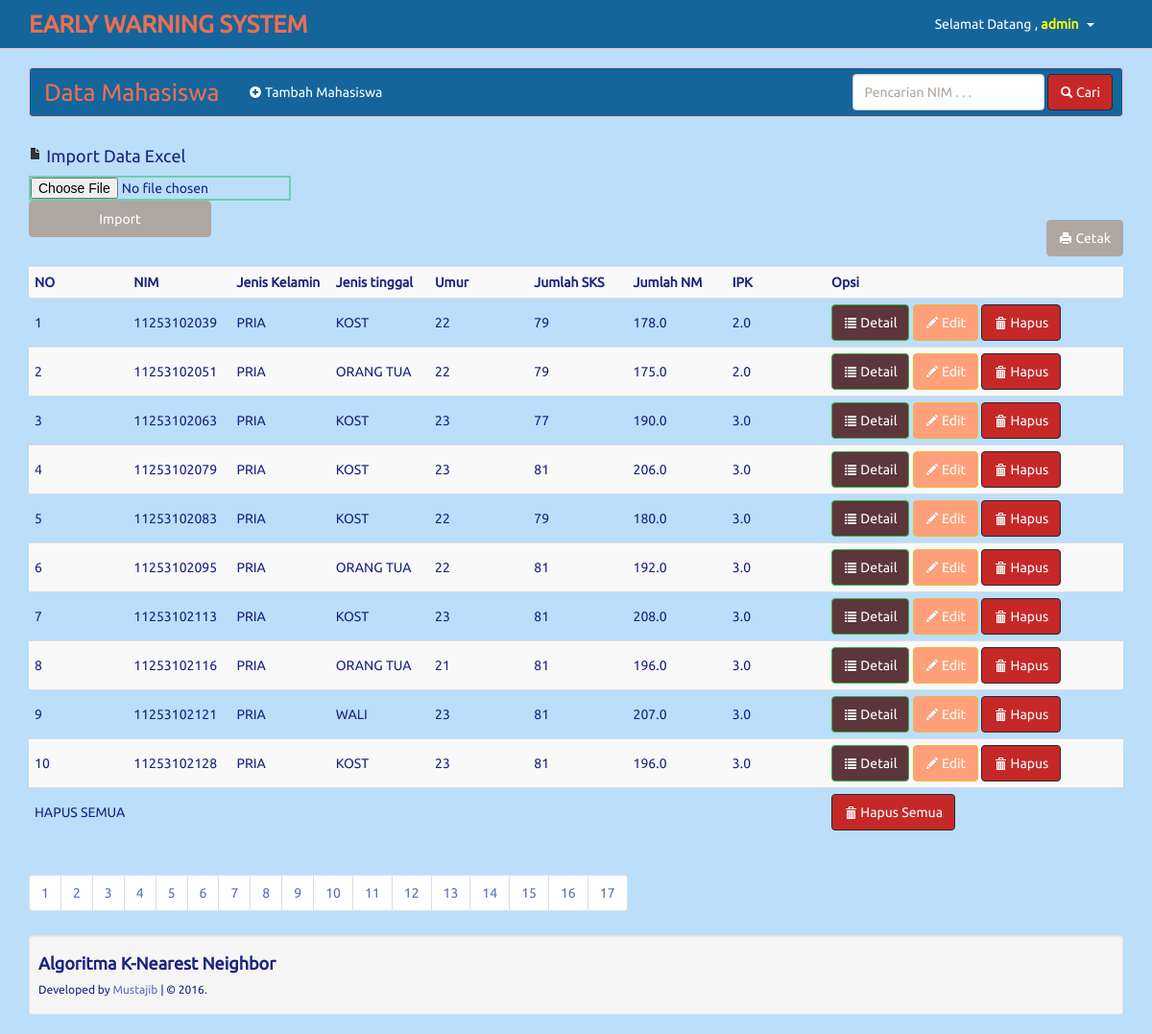
/admin/mahasiswa.php?page=2 (signed in), run on the app's committed database.
### tables this page shows
CREATE TABLE IF NOT EXISTS `mahasiswa` (
  `nim` varchar(15) NOT NULL,
  `Jenis_Kelamin` varchar(20) NOT NULL,
  `Jenis_Tinggal` varchar(40) NOT NULL,
  `Umur` int(3) NOT NULL,
  `Jumlah_NM` decimal(4,1) NOT NULL,
  `Jumlah_SKS` int(3) NOT NULL,
  `IPK` decimal(4,1) NOT NULL,
  `Nilai` varchar(20) NOT NULL,
  PRIMARY KEY (`nim`)
);

### admin/mahasiswa.php (the view, shortened to what this page needs)
<?php include 'header.php'; ?>
<div class="clearfix">
<div class="row">
  <div class="col-lg-12">
	<div class="navbar navbar-inverse">
		<div class="container">
			<div class="navbar-header">
				<a class="navbar-brand" href="http://localhost/KNN/admin/mahasiswa.php"> Data Mahasiswa</a>
			</div>
		<div class="navbar-collapse collapse navbar-inverse-collapse" style="margin-right: -20px">
			<ul class="nav navbar-nav">
				<li><a data-toggle="modal" data-target="#myModal"><i class="icon-plus-sign icon-white"> </i> Tambah Mahasiswa</a></li>
			</ul>
			<ul class="nav navbar-nav navbar-right">
				<form class="navbar-form navbar-left" method="get" action="cari_mahasiswa.php">
					<input type="text" class="form-control" name="cari" style="width: 200px" placeholder="Pencarian NIM . . ." required>
					<button type="submit" class="btn btn-danger"><i class="icon-search icon-white"> </i> Cari</button>
				</form>
			</ul>
		</div>
		</div>
	</div>
  </div>
</div>
<form method="post" action="import-mahasiswa.php" enctype="multipart/form-data">
<h4><span class="icon-file icon-black"></span>  Import Data Excel</h4> <input style='border:2px solid #6bd0b4;' type="file" name="userfile"/>
<input class="btn btn-default col-md-2 " type="submit" name="upload" value="Import">
</form>
<br/>
<?php
$per_hal=10;
$jumlah_record=mysql_query("SELECT COUNT(*) from mahasiswa");
$jum=mysql_result($jumlah_record, 0);
$halaman=ceil($jum / $per_hal);
$page = (isset($_GET['page'])) ? (int)$_GET['page'] : 1;
$start = ($page - 1) * $per_hal;
?>
	<a style="margin-bottom:10px" href="laporan.php" target="_blank" class="btn btn-default pull-right"><span class='icon-print icon-white'></span>  Cetak</a>
</div>
<table class="table table-striped table-hover">
	<tr>
		<th class="col-md-1">NO</th>
		<th class="col-md-1">NIM</th>
		<th class="col-md-1">Jenis Kelamin</th>
		<th class="col-md-1">Jenis tinggal</th>
		<th class="col-md-1">Umur</th>
		<th class="col-md-1">Jumlah SKS</th>
<th class="col-md-1">Jumlah NM</th>
	<th class="col-md-1">IPK</th>
		<th class="col-md-3">Opsi</th>
	</tr>
	<?php
	if(isset($_GET['cari'])){
		$cari=mysql_real_escape_string($_GET['cari']);
		$mahasiswa=mysql_query("select * from mahasiswa where nim like '$cari'");
	}else{
		$mahasiswa=mysql_query("select * from mahasiswa limit $start, $per_hal");
	}
	$no=1;
	while($b=mysql_fetch_array($mahasiswa)){
		?>
		<tr>
			<td><?php echo $no++ ?></td>
			<td><?php echo $b['nim'] ?></td>
			<td><?php echo $b['Jenis_Kelamin'] ?></td>
			<td><?php echo $b['Jenis_Tinggal'] ?></td>
			<td><?php echo $b['Umur'] ?></td>
			<td><?php echo $b['Jumlah_SKS'] ?></td>
			<td><?php echo substr($b['Jumlah_NM'],0,6) ?></td>
			<td><?php echo substr($b['IPK'],0,4) ?></td>
			<td>
				<a href="det_mahasiswa.php?nim=<?php echo $b['nim']; ?>" class="btn btn-success"><i class="icon-list icon-white"> </i> Detail</a>
				<a href="edit.php?nim=<?php echo $b['nim']; ?>" class="btn btn-warning"><i class="icon-pencil icon-white"></i> Edit</a>
				<a onclick="if(confirm('Apakah anda yakin ingin menghapus data dengan NIM <?php echo $b['nim'];?>  ??')){ location.href='hapus.php?nim=<?php echo $b['nim']; ?>' }" class="btn btn-danger"><span class='icon-trash icon-white'></span> Hapus</a>
			</td>
		</tr>
		<?php
	}
	?>
	<tr>
		<td colspan="2">HAPUS SEMUA</td>
		 <td>
		<td>
		<td>
		<td>
		<td>
		<td>
		<td>
		<a onclick="if(confirm('Apakah anda yakin ingin menghapus semua mahasiswa ??')){ location.href='del-all-mahasiswa.php' }" class="btn btn-danger"><span class='icon-trash icon-white'></span> Hapus Semua</a>
		</td>
	</tr>
</table>
<ul class="pagination">
			<?php
			for($x=1;$x<=$halaman;$x++){
				?>
				<li><a href="?page=<?php echo $x ?>"><?php echo $x ?></a></li>
				<?php
			}
			?>
		</ul>
<?php
include 'footer.php';
?>

### data on the page
mahasiswa: nim "11253102039", Jenis_Kelamin "PRIA", Jenis_Tinggal "KOST", Umur "22", Jumlah_SKS "79", Jumlah_NM "178.0", IPK "2.0"
mahasiswa: nim "11253102051", Jenis_Kelamin "PRIA", Jenis_Tinggal "ORANG TUA", Umur "22", Jumlah_SKS "79", Jumlah_NM "175.0", IPK "2.0"
mahasiswa: nim "11253102063", Jenis_Kelamin "PRIA", Jenis_Tinggal "KOST", Umur "23", Jumlah_SKS "77", Jumlah_NM "190.0", IPK "3.0"
mahasiswa: nim "11253102079", Jenis_Kelamin "PRIA", Jenis_Tinggal "KOST", Umur "23", Jumlah_SKS "81", Jumlah_NM "206.0", IPK "3.0"
mahasiswa: nim "11253102083", Jenis_Kelamin "PRIA", Jenis_Tinggal "KOST", Umur "22", Jumlah_SKS "79", Jumlah_NM "180.0", IPK "3.0"
mahasiswa: nim "11253102095", Jenis_Kelamin "PRIA", Jenis_Tinggal "ORANG TUA", Umur "22", Jumlah_SKS "81", Jumlah_NM "192.0", IPK "3.0"
mahasiswa: nim "11253102113", Jenis_Kelamin "PRIA", Jenis_Tinggal "KOST", Umur "23", Jumlah_SKS "81", Jumlah_NM "208.0", IPK "3.0"
mahasiswa: nim "11253102116", Jenis_Kelamin "PRIA", Jenis_Tinggal "ORANG TUA", Umur "21", Jumlah_SKS "81", Jumlah_NM "196.0", IPK "3.0"
mahasiswa: nim "11253102121", Jenis_Kelamin "PRIA", Jenis_Tinggal "WALI", Umur "23", Jumlah_SKS "81", Jumlah_NM "207.0", IPK "3.0"
mahasiswa: nim "11253102128", Jenis_Kelamin "PRIA", Jenis_Tinggal "KOST", Umur "23", Jumlah_SKS "81", Jumlah_NM "196.0", IPK "3.0"

### other printed values
$_SESSION['uname'] "admin"
